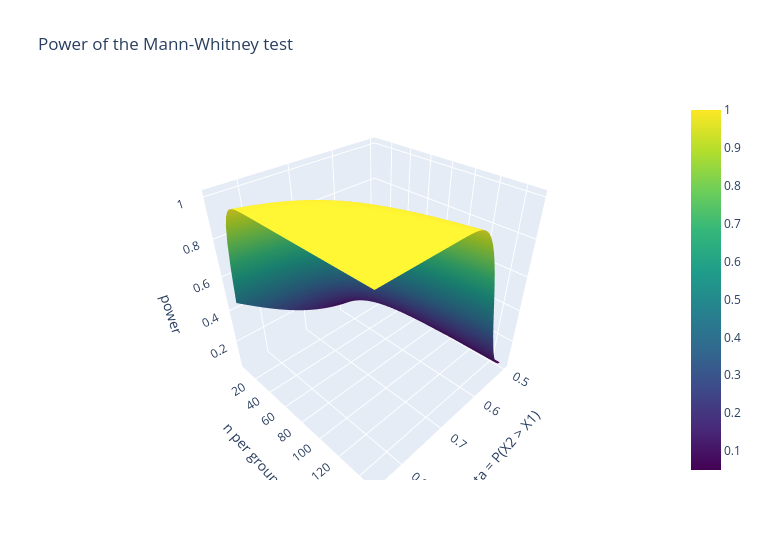

The notebook cell this image was saved under:
### Markdown cell above
### 8.2 Interactive Plotly version of 8.1
Hover to read the power.

### Code cell
fig = go.Figure(go.Surface(x=th_ax, y=n_ax, z=PWm, colorscale="Viridis"))
fig.update_layout(title="Power of the Mann-Whitney test", width=760, height=560, scene=dict(xaxis_title="theta = P(X2 > X1)", yaxis_title="n per group", zaxis_title="power"))
fig.show()

### Figure 1 — Plotly figure (JSON) as saved in the notebook; plotly's stock layout.template omitted (floating-point values rounded to 4 significant figures; data arrays with more than 128 entries replaced by an {"elided": "..."} marker saying what was removed)
{"data": [{"colorscale": [[0.0, "#440154"], [0.1111, "#482878"], [0.2222, "#3e4989"], [0.3333, "#31688e"], [0.4444, "#26828e"], [0.5556, "#1f9e89"], [0.6667, "#35b779"], [0.7778, "#6ece58"], [0.8889, "#b5de2b"], [1.0, "#fde725"]], "type": "surface", "x": [0.5, 0.5071, 0.5143, 0.5214, 0.5286, 0.5357, 0.5429, 0.55, 0.5571, 0.5643, 0.5714, 0.5786, 0.5857, 0.5929, 0.6, 0.6071, 0.6143, 0.6214, 0.6286, 0.6357, 0.6429, 0.65, 0.6571, 0.6643, 0.6714, 0.6786, 0.6857, 0.6929, 0.7, 0.7071, 0.7143, 0.7214, 0.7286, 0.7357, 0.7429, 0.75, 0.7571, 0.7643, 0.7714, 0.7786, 0.7857, 0.7929, 0.8, 0.8071, 0.8143, 0.8214, 0.8286, 0.8357, 0.8429, 0.85], "y": [5, 8, 11, 14, 17, 20, 23, 26, 29, 32, 35, 38, 41, 44, 47, 50, 53, 56, 59, 62, 65, 68, 71, 74, 77, 80, 83, 86, 89, 92, 95, 98, 101, 104, 107, 110, 113, 116, 119, 122, 125, 128, 131, 134, 137, 140, 143, 146, 149], "z": {"elided": "49x50 float values"}}], "layout": {"height": 560, "scene": {"xaxis": {"title": {"text": "theta = P(X2 > X1)"}}, "yaxis": {"title": {"text": "n per group"}}, "zaxis": {"title": {"text": "power"}}}, "title": {"text": "Power of the Mann-Whitney test"}, "width": 760}}
